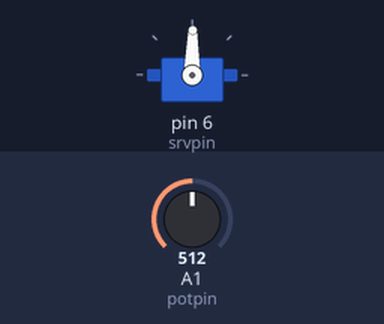
The sketch below on a simulated Arduino Uno, built with avr-gcc and run on an emulated ATmega328P. On the bench: servo. Inputs (shaded band) come from the test bench; at power-on: A1 (potpin) = 512.

Above: at 1.2 s.
1.3 s: A1 (potpin) set to 716
At 2.0 s:
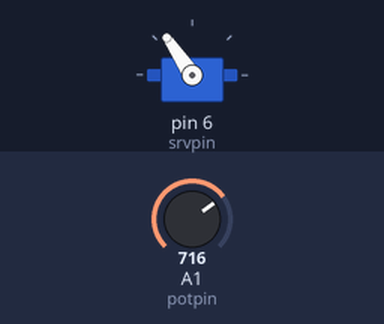
2.8 s: A1 (potpin) set to 900
At 4.0 s:
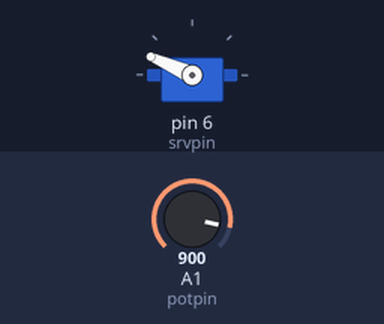
4.3 s: A1 (potpin) set to 1023
At 5.5 s:
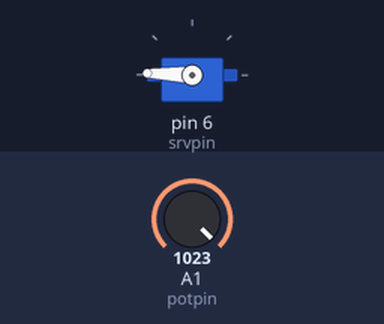
5.8 s: A1 (potpin) set to 306
At 6.3 s:
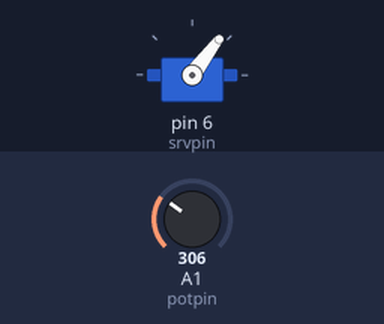
7.3 s: A1 (potpin) set to 122
At 7.7 s:
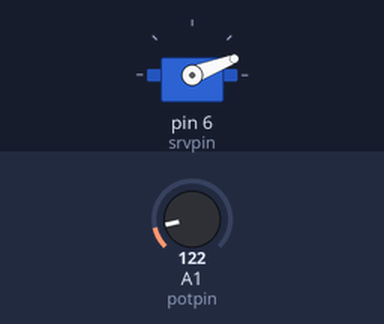
Timing chart, 0 to 9.8 s (numbered marks = the images above; inputs shaded):
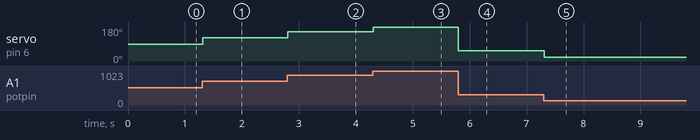

The sketch:

sketch_dec17a.ino
```cpp
#include <Servo.h>

int potpin = A1;
int srvpin = 6;
Servo servo;

void setup() {
  servo.attach(srvpin);
}

void loop() {
  int val = analogRead(potpin);
  val = map(val, 0, 1023, 0, 178);
  servo.write(val);
  delay(15);
}
```

Measured:
- after the input at 1.3 s, servo on pin 6 (srvpin): 89° → 124° at once
- after the input at 2.8 s, servo on pin 6 (srvpin): 124° → 156° at once
- after the input at 4.3 s, servo on pin 6 (srvpin): 156° → 178° at once
- after the input at 5.8 s, servo on pin 6 (srvpin): 178° → 53° at once
- after the input at 7.3 s, servo on pin 6 (srvpin): 53° → 21° at once
